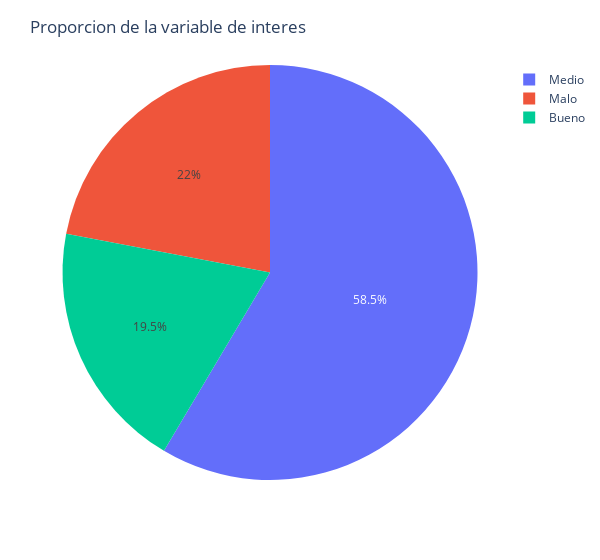

The cell this chart's notebook holds for it:
### Code cell
target_ratio = data["RIESGO"].value_counts().to_dict()
fig = px.pie(
    names=["Medio", "Malo","Bueno"],
    values=list(target_ratio.values()),
    title="Proporcion de la variable de interes",
    width=1000,
)
fig.update_layout(
    width=600,
    margin={"t": 65, "l": 40,'r':10},
    template="plotly_white",
)
fig.show()

pio.write_image(fig, 
                'report\img/target_prop_grouped.png',
                scale=2)

### Figure 1 — Plotly figure (JSON) as saved in the notebook; plotly's stock layout.template omitted (floating-point values rounded to 4 significant figures)
{"data": [{"domain": {"x": [0, 1], "y": [0, 1]}, "hovertemplate": "label=%{label}<br>value=%{value}<extra></extra>", "labels": ["Medio", "Malo", "Bueno"], "legendgroup": "", "name": "", "showlegend": true, "type": "pie", "values": [2407, 905, 800]}], "layout": {"legend": {"tracegroupgap": 0}, "margin": {"l": 40, "r": 10, "t": 65}, "title": {"text": "Proporcion de la variable de interes"}, "width": 600}}
